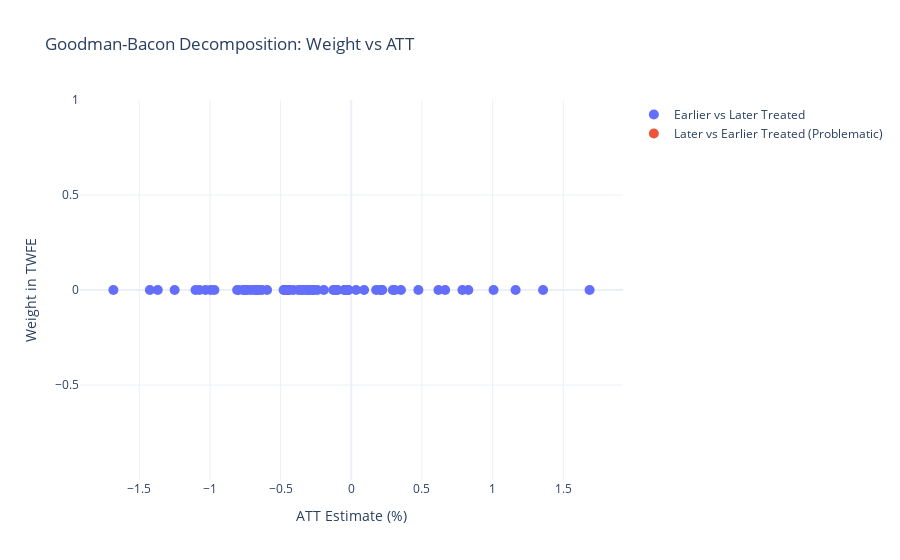

Here is the notebook cell this chart was saved with:
### Markdown cell above
## 3. Goodman-Bacon Decomposition

Decompose the TWFE estimate to understand potential bias from heterogeneous treatment effects.

**Key insight**: In staggered DiD, TWFE uses already-treated units as controls for late-treated units. This can bias estimates if treatment effects evolve over time.

### Code cell
# Add treatment time variable
df_clean['Treatment_Time'] = df_clean.groupby('Ticker')['Days_Since_IPO'].transform(
    lambda x: (x > 180).idxmax() if (x > 180).any() else np.inf
)

gb = GoodmanBacon(
    df_clean,
    outcome='Abnormal_Return',
    group_var='Ticker',
    time_var='Days_Since_IPO',
    treatment_time_var='Treatment_Time'
)

decomp = gb.decompose()

print("\nGoodman-Bacon Decomposition:")
print(decomp.groupby('comparison_type')[['weight', 'att']].agg({
    'weight': 'sum',
    'att': 'mean'
}).round(4))

# Visualize
fig = go.Figure()
for comp_type in decomp['comparison_type'].unique():
    subset = decomp[decomp['comparison_type'] == comp_type]
    fig.add_trace(go.Scatter(
        x=subset['att'],
        y=subset['weight'],
        mode='markers',
        name=comp_type,
        marker=dict(size=10)
    ))

fig.update_layout(
    title='Goodman-Bacon Decomposition: Weight vs ATT',
    xaxis_title='ATT Estimate (%)',
    yaxis_title='Weight in TWFE',
    template='plotly_white'
)
fig.show()
fig.write_image(f"{fig_output_dir}/06_goodman_bacon_decomposition.png", scale=2)

### Figure 1 — Plotly figure (JSON) as saved in the notebook; plotly's stock layout.template omitted (floating-point values rounded to 4 significant figures; data arrays with more than 128 entries replaced by an {"elided": "..."} marker saying what was removed)
{"data": [{"marker": {"size": 10}, "mode": "markers", "name": "Earlier vs Later Treated", "type": "scatter", "x": {"elided": "2485 float values"}, "y": {"elided": "2485 float values"}}, {"marker": {"size": 10}, "mode": "markers", "name": "Later vs Earlier Treated (Problematic)", "type": "scatter", "x": {"elided": "2485 float values"}, "y": {"elided": "2485 float values"}}], "layout": {"title": {"text": "Goodman-Bacon Decomposition: Weight vs ATT"}, "xaxis": {"title": {"text": "ATT Estimate (%)"}}, "yaxis": {"title": {"text": "Weight in TWFE"}}}}
